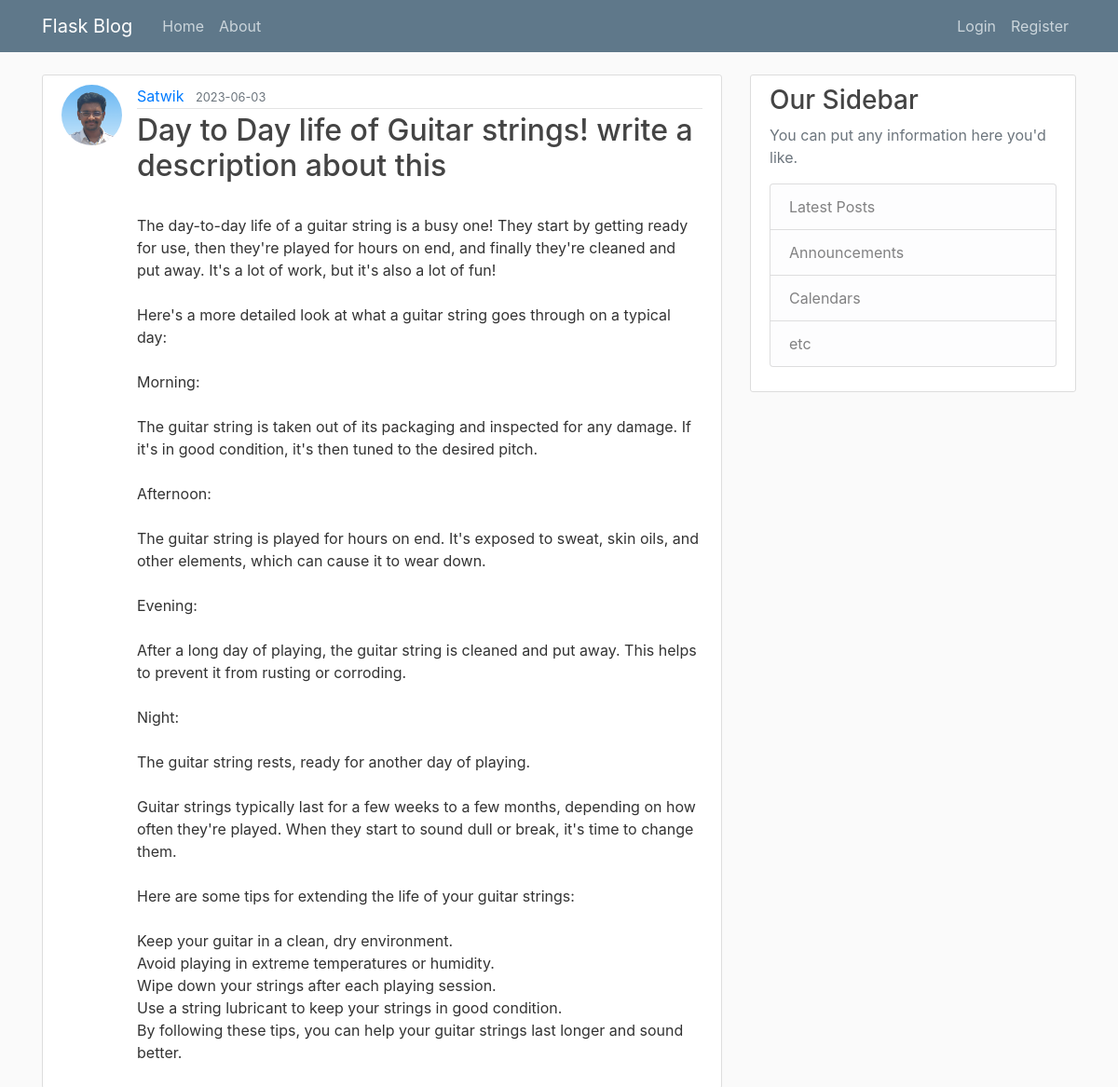
/post/1, run on the app's committed database.
### flaskblog/models.py (models this page shows, shortened)
class User(db.Model, UserMixin):
    id = db.Column(db.Integer, primary_key=True)
    username = db.Column(db.String(20),unique=True,nullable=False)
    email=db.Column(db.String(120),unique=True,nullable=False)
    image_file = db.Column(db.String(20),nullable=False,default='default.jpg')
    password=db.Column(db.String(60),nullable=False)
    posts = db.relationship('Post',backref='author',lazy=True)

class Post(db.Model):
    id = db.Column(db.Integer, primary_key=True)
    title = db.Column(db.String(100),nullable=False)
    date_posted = db.Column(db.DateTime,nullable=False,default=datetime.utcnow())
    content = db.Column(db.Text,nullable=False)
    user_id = db.Column(db.Integer,db.ForeignKey('user.id'),nullable=False)

### flaskblog/routes.py (the view)
@app.route('/post/<int:post_id>')
def post(post_id):
    post = Post.query.get_or_404(post_id)
    return render_template('post.html',title = post.title, post=post)

### flaskblog/templates/post.html (shortened to what this page needs)
{% extends 'layout.html' %}
{% block hehe %}
<article class="media content-section">
    <img src="{{url_for('static',filename = 'pictures/' + post.author.image_file)}}" alt="" class="rounded-circle article-img">
    <div class="media-body">
        <div class="article-metadata">
            <a class="mr-2" href="#">{{ post.author.username }}</a>
            <small class="text-muted">{{ post.date_posted.strftime('%Y-%m-%d')}}</small>
        </div>
        <h2 class="article-title">{{ post.title }}</h2>
        <p class="article-content">{{ post.content }}</p>
    </div>
</article>
{% endblock hehe%}

### flaskblog/static/main.css (style rules this page uses)
body { background: #fafafa; color: #333333; margin-top: 5rem; }
h1, h2, h3, h4, h5, h6 { color: #444444; }
.content-section { background: #ffffff; padding: 10px 20px; border: 1px solid #dddddd; border-radius: 3px; margin-bottom: 20px; }
.article-title { color: #444444; }
.article-content { white-space: pre-line; }
.article-img { height: 65px; width: 65px; margin-right: 16px; }
.article-metadata { padding-bottom: 1px; margin-bottom: 4px; border-bottom: 1px solid #e3e3e3 }

### data on the page
User: image_file (picture), author.username "Satwik"
Post: date_posted "2023-06-03", title "Day to Day life of Guitar strings! write a description about this", content "The day-to-day life of a guitar string is a busy one! They start by getting ready for use, then they're played for hours on end, and finally they're cleaned and put away. It's a lot of work, but it's also a lot of fun! Here's a more detailed look at what a guitar string goes through on a typical day: Morning: The guitar string is taken out of its packaging and inspected for any damage. If it's in good condition, it's then tuned to the desired pitch. Afternoon: The guitar string is played for hours on end. It's exposed to sweat, skin oils, and other elements, which can cause it to wear down. Evening: After a long day of playing, the guitar string is cleaned and put away. This helps to…"
